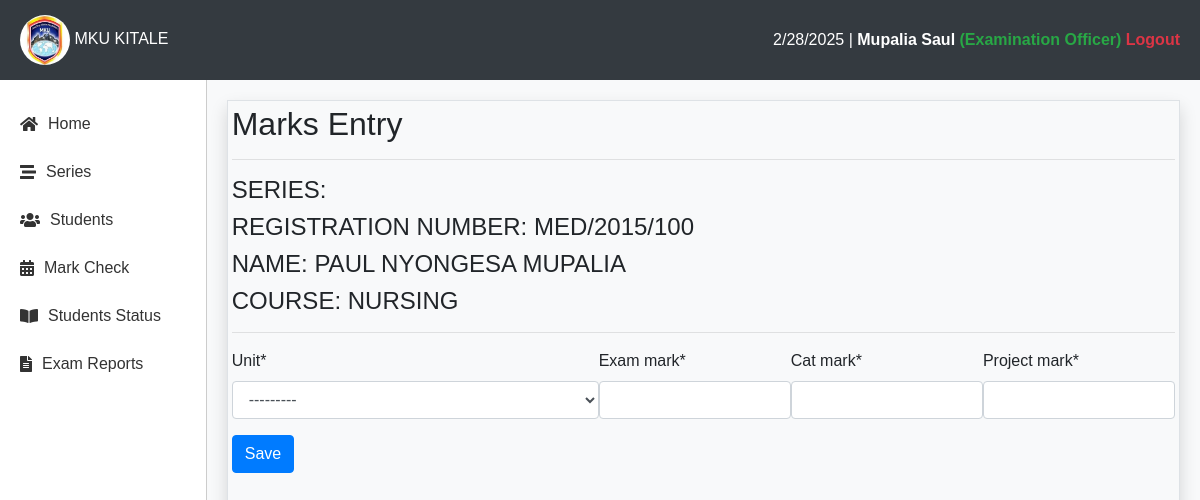
Screenshot of /report/student/mark/add/1/ (signed in) with the database file from the repository.
### reports/models.py (models this page shows, shortened)
class User(AbstractUser):
    ADMIN = (
        ("ADMIN", "ADMIN"),
        ("STUDENT", "STUDENT"),
        ("TRAINER", "TRAINER"),
        ("EXAMINATION_OFFICER", "EXAMINATION_OFFICER"),
    )
    id_number = models.CharField(max_length=50, unique=True, null=True)
    role = models.CharField(max_length=50, choices=ADMIN, default="STUDENT")
    profile_photo = models.ImageField(upload_to="photos/", blank=True, null=True)

class StudentExam(models.Model):
    registration_number = models.CharField(max_length=30)
    name = models.CharField(max_length=30)
    course = models.ForeignKey(Course, on_delete=models.CASCADE, null=True)
    is_active = models.BooleanField(default=True)

class Course(models.Model):
    course_code = models.CharField(max_length=20, null=True, unique=True)
    course_name = models.CharField(max_length=200, null=True)
    updated = models.DateTimeField(auto_now=True, null=True)
    created = models.DateTimeField(auto_now_add=True, null=True)
    def __str__(self):
        return self.course_name

### reports/views.py (the view, shortened to what this page needs)
# urls.py: path('student/mark/add/<str:id>/', views.mark_add_after_student_add, name='report-mark-add-after-student-add-url'),
@login_required(login_url='signin-url')
def mark_add_after_student_add(request, id):
    form = MarkFormAfterStudentAdd()
    student = get_object_or_404(StudentExam, id=id)
    marks = Mark.objects.filter(student=student).values_list('unit', flat=True)
    units = CourseUnit.objects.filter(course=student.course).exclude(unit__in=marks)
    return render(request, "reports/marks_add_after_student_reg.html", {"form": form, "student": student, "units": units})

### reports/forms.py
class MarkFormAfterStudentAdd(forms.ModelForm):
    class Meta:
        model = Mark
        fields = ['exam_mark', 'cat_mark', 'project_mark']

### reports/context_processors.py (called while the page is built, shortened)
def remaining_days(request):
    if request.user.is_authenticated:
        try:
            series = Series.objects.get(is_active=True)
            today = datetime.today().date()
            end_date = series.end_date
            remaining = abs((end_date - today).days)
            return {"remaining": remaining}
        except Series.DoesNotExist:
            return {"remaining": 0}
    else:
        return {"remaining": 0}

def dashboard(request):
    if request.user.is_authenticated:
        num_trainers = Trainer.objects.count()
        num_students = StudentExam.objects.count()
        num_units = Unit.objects.count()
        num_courses = Course.objects.count()
        num_admins = User.objects.filter(is_staff=True).count()
        active_classes = TeachingAttendance.objects.filter(is_clocked_in=True, is_clocked_out=False).count()
        return {
            "num_trainers": num_trainers,
            "num_students": num_students,
            "num_units": num_units,
            "num_courses": num_courses,
            "num_admins": num_admins if not request.user else num_admins - 1,
            "active_classes": active_classes,
        }

def unit_count(request):
    if request.user.is_authenticated:
        return {"unit_count": Unit.objects.count()}
    else:
        return {"unit_count": 0}

def student_count(request):
    if request.user.is_authenticated:
        return {"student_count": StudentExam.objects.count()}
    else:
        return {"student_count": 0}

def course_count(request):
    if request.user.is_authenticated:
        return {"course_count": Course.objects.count()}
    else:
        return {"course_count": 0}

    def process_request(self, request):
        try:
            series = Series.objects.get(is_active=True)
            today = datetime.today().date()
            end_date = series.end_date
            if today > end_date:
                series.is_active = False
                series.save()
        except Series.DoesNotExist:
            series = Series.objects.filter(is_active=False)
            today = datetime.today().date()
            for series in series:
                end_date = series.end_date
                if today < end_date or today == end_date:
                    series.is_active = True
                    series.save()
        return None

### templates/reports/marks_add_after_student_reg.html (shortened to what this page needs)
{% extends "reports/main.html" %}
{% load crispy_forms_tags %}
{% block content %}
<h2>Marks Entry</h2>
<hr>
<h4 class="text-uppercase">SERIES: {{series.name}}</h4>
<h4 class="text-uppercase">REGISTRATION NUMBER: {{student.registration_number}}</h4>
<h4 class="text-uppercase">NAME: {{student.name}}</h4>
<h4 class="text-uppercase">COURSE: {{student.course}}</h4>
<hr>
<form method="post" class="">
    <div class="w-100 d-flex flex-column flex-md-row">
        <div id="div_id_unit" class="form-group">
            <label for="id_unit" class=" requiredField">
                Unit<span class="asteriskField">*</span>
            </label>
            <div> <select name="unit" class="select form-control" required="" id="id_unit">
                    <option value="" selected="">---------</option>
                </select>
            </div>
        </div>
        {{ form|crispy }}
    </div>
    <button type="submit" class="btn btn-primary">Save</button>
</form>
{% endblock %}

### templates/reports/main.html (shortened to what this page needs)
{% load static %}
<!DOCTYPE html>
<html lang="en">
<head>
    <link href="https://stackpath.bootstrapcdn.com/bootstrap/4.5.2/css/bootstrap.min.css" rel="stylesheet">
    <link rel="stylesheet" href="https://cdnjs.cloudflare.com/ajax/libs/font-awesome/5.15.4/css/all.min.css">
</head>
<body>
    <div class="top-nav">
        <div class="logo">
            <img src="{% static 'img/logo.jpeg' %}" alt="Logo">
            <span>MKU KITALE</span>
        </div>
        <div>
            <span id="current-date"></span> |
            <a href="{% url 'report-profile-url' %}">{{ request.user.last_name }} {{ request.user.first_name }} <span class="text-success">(Examination Officer)</span></a>
            <a href="{% url 'report-signout-url' %}" class="text-danger">Logout</a>
        </div>
    </div>
    <div class="main-container">
        <div class="sidebar">
            {% if request.user.is_authenticated %}
                <a href="{% url 'report-home-url' %}"><i class="fas fa-home"></i> Home</a>
                <a href="{% url 'report-series-url' %}"><i class="fas fa-stream"></i> Series</a>
                <a href="{% url 'report-students-all-url' %}"><i class="fas fa-users"></i> Students</a>
                <a href="{% url 'report-mark-entry-url' %}"><i class="fas fa-calendar-alt"></i> Mark Check</a>
                <a href="{% url 'report-students-exam-status-url' %}"><i class="fas fa-book-open"></i> Students Status</a>
                <a href="{% url 'report-mark-reports-url' %}"><i class="fas fa-file-alt"></i> Exam Reports</a>
            {% endif %}
        </div>
        <div class="content">
            <div class="border p-1 shadow" style="min-height: 100vh;">
                {% block content %}
                {% endblock %}
            </div>
        </div>
    </div>
</body>
</html>

### templates/reports/main.html (style rules this page uses)
body, html { height: 100%; margin: 0; font-family: 'Arial', sans-serif; }
.top-nav { background-color: #343a40; color: white; padding: 15px 20px; display: flex; justify-content: space-between; align-items: center; box-shadow: 0px 2px 10px rgba(0, 0, 0, 0.1); }
.top-nav .logo img { width: 50px; height: 50px; border-radius: 50%; }
.top-nav a { color: white; text-decoration: none; font-weight: bold; }
.main-container { display: flex; height: calc(100vh - 70px); overflow: hidden; }
.sidebar { width: 250px; background-color: #fff; padding-top: 20px; height: 100%; border-right: 1px solid #ccc; display: flex; flex-direction: column; box-shadow: 2px 0px 5px rgba(0, 0, 0, 0.1); }
.sidebar a { color: #333; text-decoration: none; padding: 12px 20px; display: flex; align-items: center; font-size: 1rem; transition: 0.3s; }
.sidebar a i { margin-right: 10px; }
.content { flex-grow: 1; background-color: #f8f9fa; padding: 20px; overflow-y: auto; }

### rows the page displays
User: user.last_name "Mupalia", user.first_name "Saul"
StudentExam: registration_number "MED/2015/100", name "PAUL NYONGESA MUPALIA", course "NURSING"
